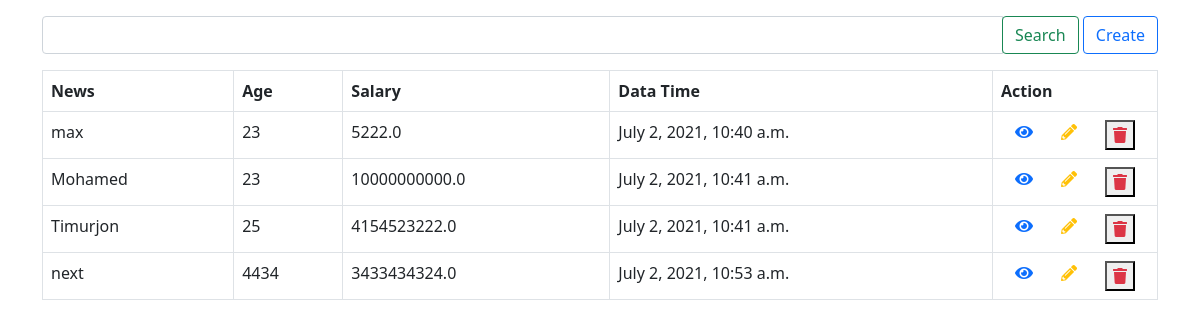
/user, run on the app's committed database.
### user/models.py (models this page shows, shortened)
class UserModel(models.Model):
    name = models.CharField(max_length=50, )
    age = models.IntegerField(null=True)
    salary = models.FloatField()
    created_at = models.DateTimeField(auto_now_add=True)
    class Meta:
        verbose_name = 'user'
        verbose_name_plural = 'users'

### user/views.py (the view)
# urls.py: path('user', UserListView.as_view()),
class UserListView(ListView):
    template_name = 'Class_view.html'
    def get_queryset(self):
        q = self.request.GET.get('q')
        if q:
            news = UserModel.objects.filter(name__icontains=q
                                            ).order_by('-pk')
        else:
            news = UserModel.objects.all()
        return news

### templates/class_view.html (shortened to what this page needs)
<!DOCTYPE html>
<html lang="en">
<head>
    <link href="https://cdn.jsdelivr.net/npm/bootstrap@5.0.2/dist/css/bootstrap.min.css" rel="stylesheet">
    <link rel="stylesheet" href="https://pro.fontawesome.com/releases/v5.10.0/css/all.css"
/>
</head>
<body>
<div class="container">
    <form>
        <div class="input-group my-3">
            <input value="{{ request.GET.q }}" type="text" name="q" class="form-control">
            <div class="input-group-append">
                <button class="btn btn-outline-success" type="submit">Search</button>
                <a href="user/create/">
                    <button class="btn btn-outline-primary" type="button">Create</button>
                </a>
            </div>
        </div>
    </form>
    <table class="table table-bordered">
        <tr>
            <th>News</th>
            <th>Age</th>
            <th>Salary</th>
            <th>Data Time</th>
            <th>Action</th>
        </tr>
        <tr>
            {% for news in object_list %}
                <tr>
                    <td>{{ news.name }}</td>
                    <td>{{ news.age }}</td>
                    <td>{{ news.salary }}</td>
                    <td>{{ news.created_at }}</td>
                    <td>
                        <div class="d-flex justify-content-around">
                            <a href="/news/{{ news.pk }}/">
                                <i class="fa fa-eye"></i>
                            </a>
                            <a href="/news/{{ news.pk }}/update/">
                                <i class="fa fa-pencil-alt text-warning"></i>
                            </a>
                            <form onsubmit="return confirm('Are you sure to delete News?')" method="post"
                                  action="/news/{{ news.pk }}/delete/">
                                <button type="submit">
                                    <i class="fa fa-trash text-danger"></i>
                                </button>
                            </form>
                        </div>
                    </td>
                </tr>
            {% endfor %}
        </tr>
    </table>
</div>
</body>
</html>

### data on the page
UserModel: name "max", age "23", salary "5222.0", created_at "July 2, 2021, 10:40 a.m."
UserModel: name "Mohamed", age "23", salary "10000000000.0", created_at "July 2, 2021, 10:41 a.m."
UserModel: name "Timurjon", age "25", salary "4154523222.0", created_at "July 2, 2021, 10:41 a.m."
UserModel: name "next", age "4434", salary "3433434324.0", created_at "July 2, 2021, 10:53 a.m."
